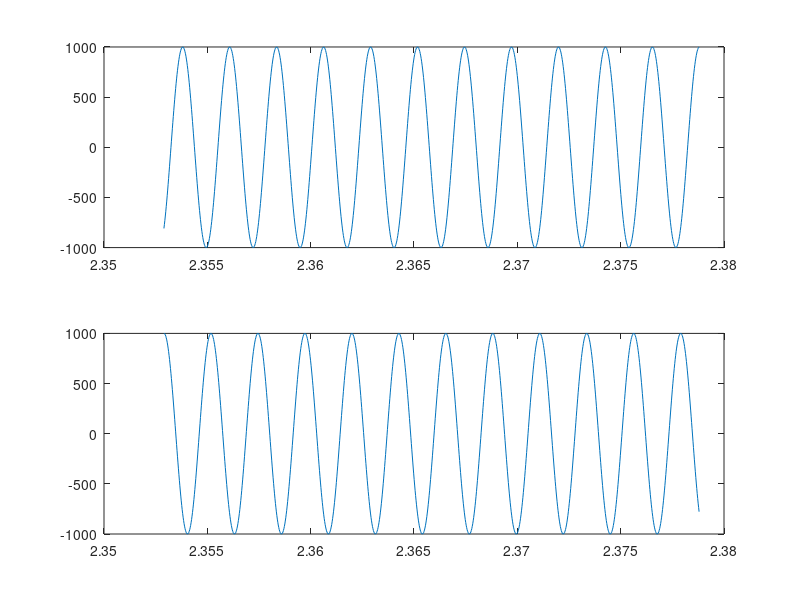

Recreate this plot in MATLAB.
%syms t

%sig = @(t)1000*cos(880*pi*t); 

%fplot(sig*heaviside(t))

signalFrequency = 880*pi;

A = 0.5;
twoA = 2*A; 
B = 100; 
L = 100; 
c = 333.33; 

D_a = sqrt(B^2+(L-A)^2);
D_2a = sqrt(B^2+(L-twoA)^2);

tau1 = c/D_a; 
tau2 = c/D_2a;

lowerBound = min(tau1,tau2)-0.01; 
upperBound = max(tau1, tau2)+0.01;

fs = 44100; 
inverseFs = 1/fs;

t = lowerBound:inverseFs:upperBound;
signal = @(t)1000*cos(signalFrequency*t);

subplot(2,1,1);
plot(t,signal(t-tau1))

subplot(2,1,2); 
plot(t,signal(t-tau2))


function [y1sig,y2sig] = lab1sim(A, B, L, sig)

twoA = 2*A; 
c = 333.3;
D_a = sqrt(B^2+(L-A)^2);
D_2a = sqrt(B^2+(L-twoA)^2);
tau1 = c/D_a; 
tau2 = c/D_2a;

lowerBound = min(tau1,tau2)-0.01; 
upperBound = max(tau1, tau2)+0.01;

fs = 44100; 
inverseFs = 1/fs;

t = lowerBound:inverseFs:upperBound;

y1sig = sig(t-tau1);
y2sig = sig(t-tau2);

end
